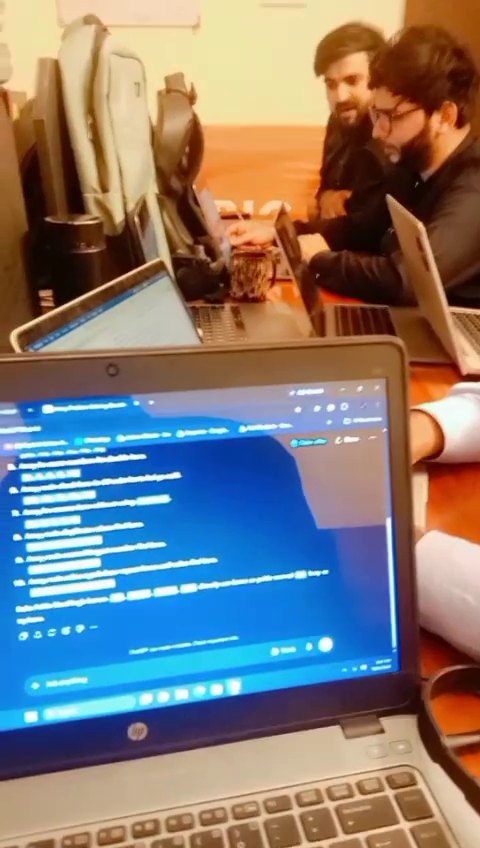
#> input picture frame 11 of Computer Vision/abbas.mp4, 480 x 848 px
$ python main1.py
#> lines starting #> are read from the running program, lines starting #| are printed output that depends on the picture
import cv2

# Video open karo
cap = cv2.VideoCapture(r"D:\ZeeOutsourcing Internship\Computer Vision\abbas.mp4")

# Check karo video open hui ya nahi
if not cap.isOpened():
    print("Error: Video open nahi hui!")
    exit()

while True:

    # Video ka next frame read karo
    ret, frame = cap.read()
#> frame is the input picture: shape (848, 480, 3); mean B, G, R 120.4, 122.5, 128.7

    # Agar frames khatam ho gaye
    if not ret:
        break

    # Har frame par green rectangle draw karo
    cv2.rectangle(
        frame,
        (50, 50),       # Top-left corner
        (350, 150),     # Bottom-right corner
        (0, 255, 0),    # Green color (BGR)
        2               # Border thickness
    )

    # Rectangle ke andar text likho
    cv2.putText(
        frame,
        "Hello Abbas",             # Text
        (60, 110),                  # Text position
        cv2.FONT_HERSHEY_SIMPLEX,   # Font
        1,                          # Font size
        (0, 255, 0),                # Green color
        2                           # Text thickness
    )
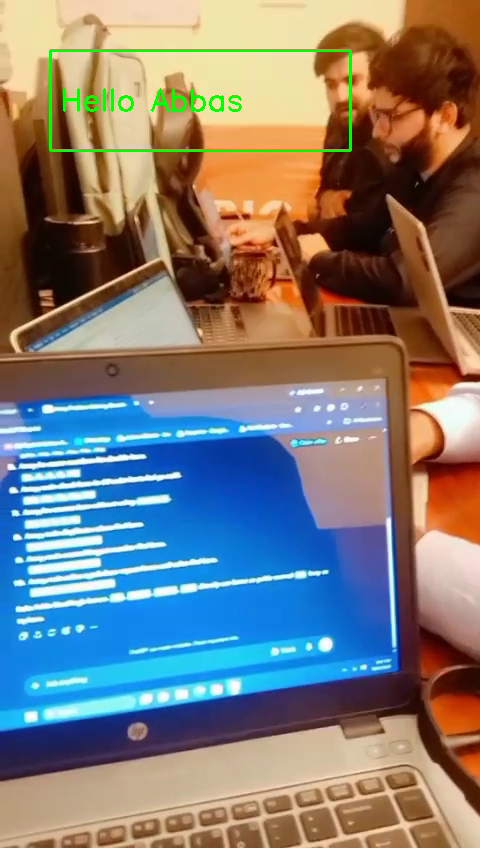
#> frame: shape (848, 480, 3); mean B, G, R 119.4, 123.4, 126.9

    # Processed frame show karo
    cv2.imshow("Video with Box and Text", frame)

    # Q press karne par video band
    if cv2.waitKey(25) & 0xFF == ord("q"):
#> (key q is pressed here)
        break

$ run again, starting later in the video
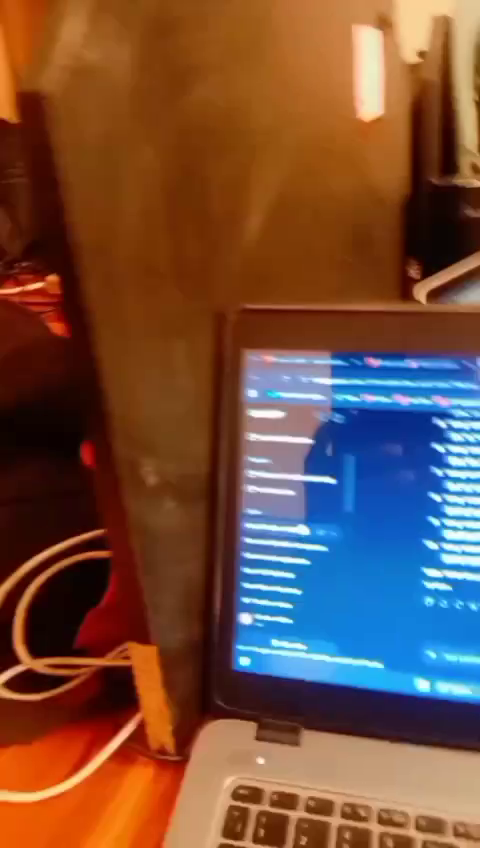
#> input picture frame 51 of Computer Vision/abbas.mp4, 480 x 848 px
#> frame is the input picture: shape (848, 480, 3); mean B, G, R 62.2, 78.2, 114.9
#> `cv2.putText( frame, "Hello Abbas",`:
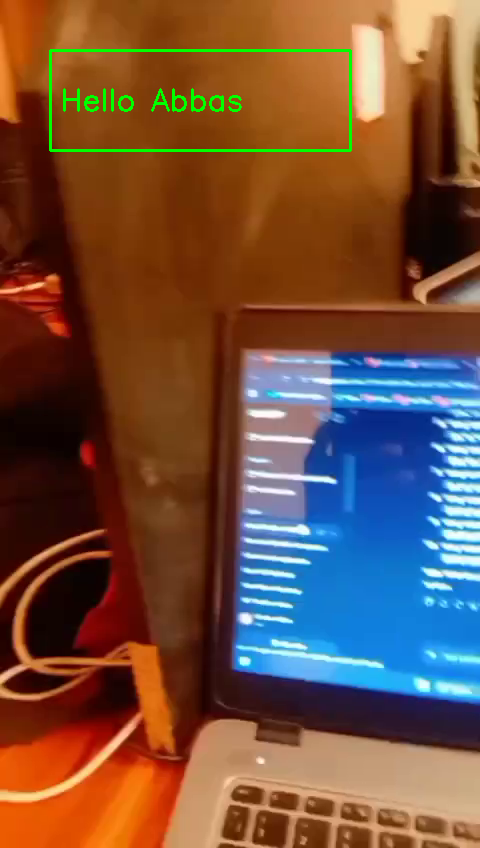
#> frame: shape (848, 480, 3); mean B, G, R 62, 79.8, 113.6

$ run again, starting later in the video
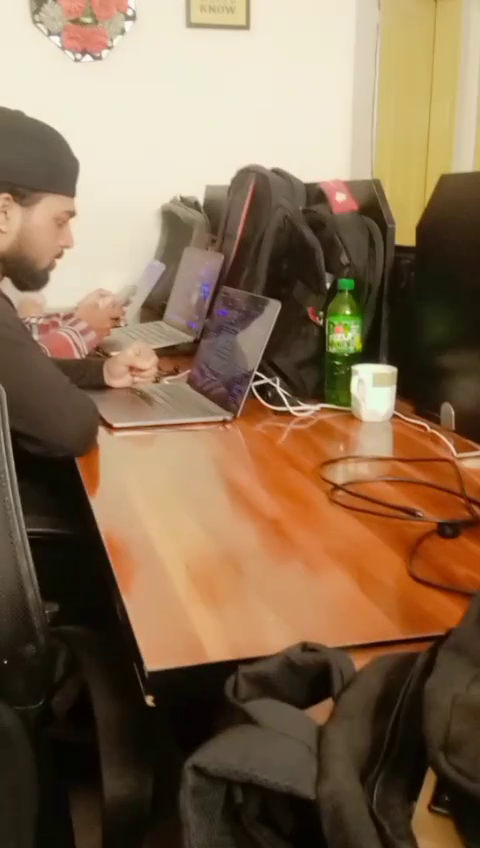
#> input picture frame 91 of Computer Vision/abbas.mp4, 480 x 848 px
#> frame is the input picture: shape (848, 480, 3); mean B, G, R 81.8, 108.9, 134.4
#> `cv2.putText( frame, "Hello Abbas",`:
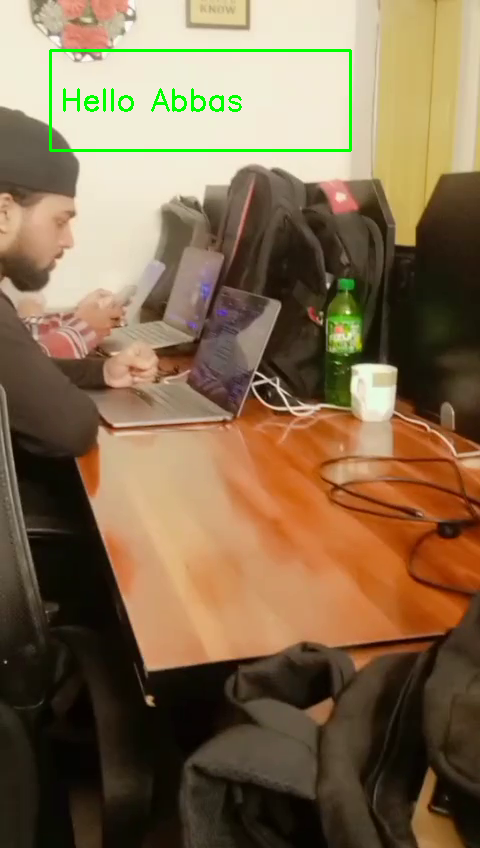
#> frame: shape (848, 480, 3); mean B, G, R 79.9, 109.1, 132.2
